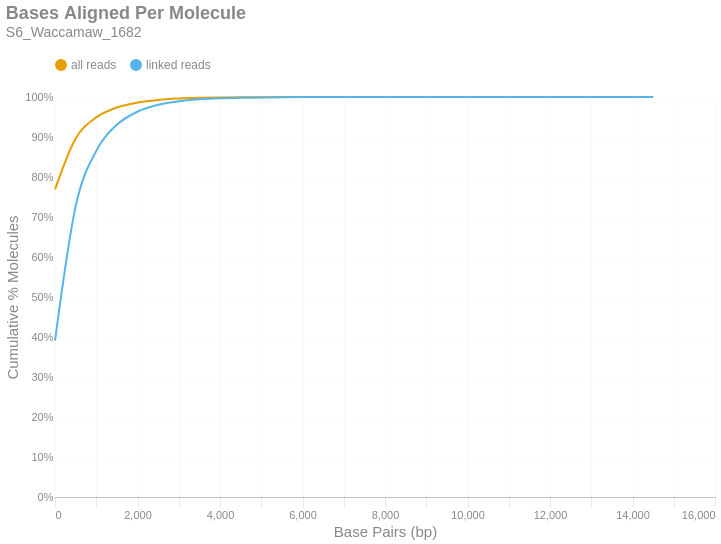

The notebook cell this image was saved under:
### Markdown cell above
### Bases Aligned Per Molecule
This is a cumulative frequency distribution showing the number of base pairs aligned per unique molecule. These data are shown in 500 bp bins. There are two distributions: one with `all reads` (yellow) and another with only `linked reads` (blue). The percent of molecules in the `linked reads` distribution is relative to the total number of linked molecules.

### Code cell
if SKIPLR:
    print_html(f"Skipped")
else:
    binned_df = consolidated_hist(valids['aligned_bp'], mask, 500, True)
    with SafeRender(binned_df):
        (
            density_plot(binned_df, 'Bases Aligned Per Molecule', samplename, 'basesper')
            .encode(
                x=alt.X('bin:Q', title="Base Pairs (bp)").axis(tickMinStep=500).scale(padding=0),
                y=alt.Y('value:Q', title='Cumulative % Molecules')
                    .axis(format='%')
                    .scale(domain = [0,1])
                    .stack(False),
                color=alt.Color("key:N").scale(domain = ["all reads", "linked reads"]),
                tooltip = [
                    alt.Tooltip("key:N", title = "Data Type"),
                    alt.Tooltip("range_label:N", title="Bases Aligned Per Molecule"),
                    alt.Tooltip("value:Q", format = ".2%", title="% Molecules (Cum.)")
                ]
            )
        ).display()

### Figure 1 — Vega-Lite specification as saved in the notebook (floating-point values rounded to 4 significant figures)
{"width": "container", "height": 400, "config": {"title": {"anchor": "start", "dy": -15, "fontSize": 18, "color": "#888888", "subtitleColor": "#888888", "subtitleFontSize": 14}, "arc": {"fill": "#0072B2"}, "axis": {"domainColor": "#888888", "domainWidth": 0.5, "gridWidth": 0.2, "grid": false, "titleFontWeight": 400, "titleFontSize": 15, "labelFontSize": 11, "labelColor": "#888888", "tickColor": "#888888", "tickWidth": 0.2, "titleColor": "#888888"}, "axisBand": {"grid": false}, "axisX": {"grid": true, "tickSize": 10, "domainCap": "round"}, "axisY": {"domain": false, "grid": true, "tickSize": 0, "domainCap": "round"}, "background": "transparent", "header": {"labelFontSize": 15, "labelColor": "#888888", "titleFontSize": 15, "titleFontWeight": 600, "titleColor": "#888888"}, "legend": {"labelFont": "sans-serif", "labelFontSize": 12, "labelColor": "#888888", "symbolSize": 100, "symbolType": "circle", "titleFontSize": 12, "titlePadding": 10, "titleColor": "#888888", "title": null, "orient": "top"}, "range": {"category": ["#E69F00", "#56B4E9", "#009E73", "#F0E442", "#0072B2", "#D55E00", "#CC79A7", "#000000"], "diverging": ["#cfe8f3", "#a2d4ec", "#73bfe2", "#46abdb", "#1696d2", "#12719e"]}, "area": {"fill": "#0072B2", "fillOpacity": 0.7, "line": true, "strokeOpacity": 0.7}, "line": {"color": "#0072B2", "stroke": "#0072B2", "strokeWidth": 2}, "trail": {"color": "#0072B2", "stroke": "#0072B2", "strokeWidth": 0, "size": 1}, "point": {"filled": true, "fillOpacity": 1.0, "size": 95}, "text": {"color": "#888888", "fontSize": 11, "align": "right", "fontWeight": 400, "size": 11}, "bar": {"fill": "#0072B2", "stroke": null}, "view": {"stroke": null, "continuousWidth": 660, "continuousHeight": 400}}, "data": {"name": "data-3ffb94ed53d30dfa931e2968801bbfdd"}, "mark": {"type": "line", "interpolate": "monotone", "point": {"opacity": 0, "size": 275}}, "encoding": {"color": {"field": "key", "scale": {"domain": ["all reads", "linked reads"]}, "type": "nominal"}, "tooltip": [{"field": "key", "title": "Data Type", "type": "nominal"}, {"field": "range_label", "title": "Bases Aligned Per Molecule", "type": "nominal"}, {"field": "value", "format": ".2%", "title": "% Molecules (Cum.)", "type": "quantitative"}], "x": {"axis": {"tickMinStep": 500}, "field": "bin", "scale": {"padding": 0}, "title": "Base Pairs (bp)", "type": "quantitative"}, "y": {"axis": {"format": "%"}, "field": "value", "scale": {"domain": [0, 1]}, "stack": false, "title": "Cumulative % Molecules", "type": "quantitative"}}, "params": [{"name": "param_c36ac31b6afebe62", "select": {"type": "point", "fields": ["key"]}, "bind": "legend"}], "title": {"text": "Bases Aligned Per Molecule", "subtitle": "S6_Waccamaw_1682"}, "transform": [{"fold": ["all reads (cumsum)", "linked reads (cumsum)"]}, {"calculate": "replace(datum.key, ' (cumsum)', '')", "as": "key"}, {"filter": {"param": "param_c36ac31b6afebe62"}}], "usermeta": {"embedOptions": {"downloadFileName": "S6_Waccamaw_1682.basesper"}}, "$schema": "https://vega.github.io/schema/vega-lite/v6.1.0.json", "datasets": {"data-3ffb94ed53d30dfa931e2968801bbfdd": [{"bin": "0.0", "interval": "0.0-500.0", "all reads": 0.7691, "linked reads": 0.3907, "all reads (cumsum)": 0.7691, "linked reads (cumsum)": 0.3907, "range_label": "0-499"}, {"bin": "500.0", "interval": "500.0-1000.0", "all reads": 0.1274, "linked reads": 0.3359, "all reads (cumsum)": 0.8965, "linked reads (cumsum)": 0.7266, "range_label": "500-999"}, {"bin": "1000.0", "interval": "1000.0-1500.0", "all reads": 0.0525, "linked reads": 0.1387, "all reads (cumsum)": 0.949, "linked reads (cumsum)": 0.8652, "range_label": "1000-1499"}, {"bin": "1500.0", "interval": "1500.0-2000.0", "all reads": 0.02473, "linked reads": 0.06531, "all reads (cumsum)": 0.9737, "linked reads (cumsum)": 0.9306, "range_label": "1500-1999"}, {"bin": "2000.0", "interval": "2000.0-2500.0", "all reads": 0.0124, "linked reads": 0.03275, "all reads (cumsum)": 0.9861, "linked reads (cumsum)": 0.9633, "range_label": "2000-2499"}, {"bin": "2500.0", "interval": "2500.0-3000.0", "all reads": 0.006524, "linked reads": 0.01723, "all reads (cumsum)": 0.9926, "linked reads (cumsum)": 0.9805, "range_label": "2500-2999"}, {"bin": "3000.0", "interval": "3000.0-3500.0", "all reads": 0.003411, "linked reads": 0.009009, "all reads (cumsum)": 0.996, "linked reads (cumsum)": 0.9895, "range_label": "3000-3499"}, {"bin": "3500.0", "interval": "3500.0-4000.0", "all reads": 0.001801, "linked reads": 0.004757, "all reads (cumsum)": 0.9978, "linked reads (cumsum)": 0.9943, "range_label": "3500-3999"}, {"bin": "4000.0", "interval": "4000.0-4500.0", "all reads": 0.0009777, "linked reads": 0.002582, "all reads (cumsum)": 0.9988, "linked reads (cumsum)": 0.9969, "range_label": "4000-4499"}, {"bin": "4500.0", "interval": "4500.0-5000.0", "all reads": 0.0005207, "linked reads": 0.001375, "all reads (cumsum)": 0.9993, "linked reads (cumsum)": 0.9983, "range_label": "4500-4999"}, {"bin": "5000.0", "interval": "5000.0-5500.0", "all reads": 0.0002861, "linked reads": 0.0007555, "all reads (cumsum)": 0.9996, "linked reads (cumsum)": 0.999, "range_label": "5000-5499"}, {"bin": "5500.0", "interval": "5500.0-6000.0", "all reads": 0.0001657, "linked reads": 0.0004378, "all reads (cumsum)": 0.9998, "linked reads (cumsum)": 0.9995, "range_label": "5500-5999"}, {"bin": "6000.0", "interval": "6000.0-6500.0", "all reads": 9.326e-05, "linked reads": 0.0002463, "all reads (cumsum)": 0.9999, "linked reads (cumsum)": 0.9997, "range_label": "6000-6499"}, {"bin": "6500.0", "interval": "6500.0-7000.0", "all reads": 4.816e-05, "linked reads": 0.0001272, "all reads (cumsum)": 0.9999, "linked reads (cumsum)": 0.9998, "range_label": "6500-6999"}, {"bin": "7000.0", "interval": "7000.0-7500.0", "all reads": 2.609e-05, "linked reads": 6.892e-05, "all reads (cumsum)": 1.0, "linked reads (cumsum)": 0.9999, "range_label": "7000-7499"}, {"bin": "7500.0", "interval": "7500.0-8000.0", "all reads": 1.643e-05, "linked reads": 4.339e-05, "all reads (cumsum)": 1.0, "linked reads (cumsum)": 0.9999, "range_label": "7500-7999"}, {"bin": "8000.0", "interval": "8000.0-8500.0", "all reads": 8.536e-06, "linked reads": 2.255e-05, "all reads (cumsum)": 1.0, "linked reads (cumsum)": 1.0, "range_label": "8000-8499"}, {"bin": "8500.0", "interval": "8500.0-9000.0", "all reads": 5.798e-06, "linked reads": 1.532e-05, "all reads (cumsum)": 1.0, "linked reads (cumsum)": 1.0, "range_label": "8500-8999"}, {"bin": "9000.0", "interval": "9000.0-9500.0", "all reads": 2.094e-06, "linked reads": 5.53e-06, "all reads (cumsum)": 1.0, "linked reads (cumsum)": 1.0, "range_label": "9000-9499"}, {"bin": "9500.0", "interval": "9500.0-10000.0", "all reads": 1.45e-06, "linked reads": 3.829e-06, "all reads (cumsum)": 1.0, "linked reads (cumsum)": 1.0, "range_label": "9500-9999"}, {"bin": "10000.0", "interval": "10000.0-10500.0", "all reads": 1.772e-06, "linked reads": 4.68e-06, "all reads (cumsum)": 1.0, "linked reads (cumsum)": 1.0, "range_label": "10000-10499"}, {"bin": "10500.0", "interval": "10500.0-11000.0", "all reads": 1.289e-06, "linked reads": 3.403e-06, "all reads (cumsum)": 1.0, "linked reads (cumsum)": 1.0, "range_label": "10500-10999"}, {"bin": "11000.0", "interval": "11000.0-11500.0", "all reads": 4.832e-07, "linked reads": 1.276e-06, "all reads (cumsum)": 1.0, "linked reads (cumsum)": 1.0, "range_label": "11000-11499"}, {"bin": "11500.0", "interval": "11500.0-12000.0", "all reads": 3.221e-07, "linked reads": 8.508e-07, "all reads (cumsum)": 1.0, "linked reads (cumsum)": 1.0, "range_label": "11500-11999"}, {"bin": "12000.0", "interval": "12000.0-12500.0", "all reads": 1.611e-07, "linked reads": 4.254e-07, "all reads (cumsum)": 1.0, "linked reads (cumsum)": 1.0, "range_label": "12000-12499"}, {"bin": "12500.0", "interval": "12500.0-13000.0", "all reads": 3.221e-07, "linked reads": 8.508e-07, "all reads (cumsum)": 1.0, "linked reads (cumsum)": 1.0, "range_label": "12500-12999"}, {"bin": "13000.0", "interval": "13000.0-13500.0", "all reads": 0.0, "linked reads": 0.0, "all reads (cumsum)": 1.0, "linked reads (cumsum)": 1.0, "range_label": "13000-13499"}, {"bin": "13500.0", "interval": "13500.0-14000.0", "all reads": 1.611e-07, "linked reads": 4.254e-07, "all reads (cumsum)": 1.0, "linked reads (cumsum)": 1.0, "range_label": "13500-13999"}, {"bin": "14000.0", "interval": "14000.0-14500.0", "all reads": 0.0, "linked reads": 0.0, "all reads (cumsum)": 1.0, "linked reads (cumsum)": 1.0, "range_label": "14000-14499"}, {"bin": "14500.0", "interval": "14500.0-15000.0", "all reads": 1.611e-07, "linked reads": 4.254e-07, "all reads (cumsum)": 1.0, "linked reads (cumsum)": 1.0, "range_label": "14500-14999"}]}}
